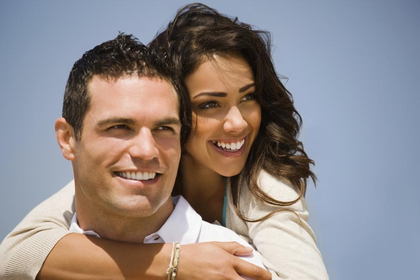
%> input picture src/task1/data/1.png, 420 x 280 px, shrunk from 1024 x 682 before the run; its folder holds only this picture in this run
$ octave task1_main.m   (GNU Octave 9; MATLAB toolbox functions it lacks are replaced by stand-ins)
%> lines starting %> are read from the running program, lines starting %| are printed output that depends on the picture; in (x1, y1, x2, y2) boxes, pixels count from 0 and x2, y2 are one past the last pixel; in counts of white or black regions, pixels touching at a corner belong together; the program's own positions count from 1
%> further down, RGBOriginal is the input picture: size 280x420x3 uint8; mean R, G, B 145.3, 137.2, 137.2
### src/task1/task1.m
function [BBx, NBB, TP, FP, FN] = task1(RGBOriginal, GT)
%> called with GT = [200 520 210 442; 134 430 452 640]

ShowPlots = 0;

if ShowPlots == 1
    figure;

    subplot(3, 4, 1), imshow(RGBOriginal, 'InitialMagnification', 'fit'), title('Original');
end

%% Fase 1 - Pre processing (Gaussian filter)

RGB = imgaussfilt(RGBOriginal, 5);
Gray = rgb2gray(RGB);

if ShowPlots == 1
    subplot(3, 4, 2), imshow(RGB, 'InitialMagnification', 'fit'), title('Gaussian filter');
end

%Isolate R.
R = RGB(:,:,1);
%Isolate G.
G = RGB(:,:,2);
%Isolate B.
B = RGB(:,:,3);
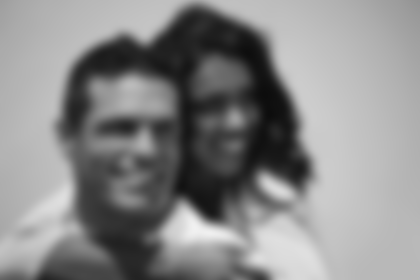
%> B: size 280x420 uint8; min 13, max 241, mean 137.2

%% Color Balance

K = (mean(R(:)) + mean(G(:)) + mean(B(:))) / 3;
%> K = 139.9

r = R * (K / mean(R(:))) ;
g = G * (K / mean(G(:))) ;
b = B * (K / mean(B(:))) ;

RGBNormal = cat(3, r, g, b);

if ShowPlots == 1
    subplot(3, 4, 3), imshow(RGBNormal, [], 'InitialMagnification', 'fit'), title('Compensation');
end

%% Remove Trash

I = RGBNormal;
N = 7;

[L,Centers] = imsegkmeans(I, N);
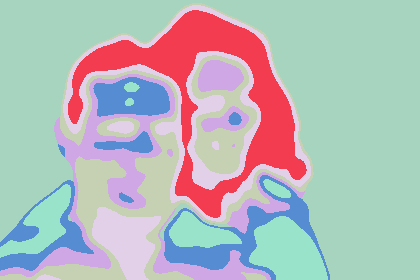
%> L: size 280x420 uint8; 7 distinct labels, from 1 to 7; one colour per label, 0 black
%> Centers = [140 163 188; 52 43 33; 179 144 113; 142 110 80; 99 78 58; 217 221 212; 202 183 162]

KOut = zeros(size(R));

for i = 1 : N
    Reg = (L == i);
    Avg = mean(Centers(i, :));

    if Avg < 80 || Avg > 215
        KOut = KOut | Reg;
    end
end
%> this loop made 7 passes
%> Avg on passes 1 to 7: 163.7, 42.67, 145.3, 110.7, 78.33, 216.7, 182.3
%> pass 1, in task1, `Reg = (L == i);`:
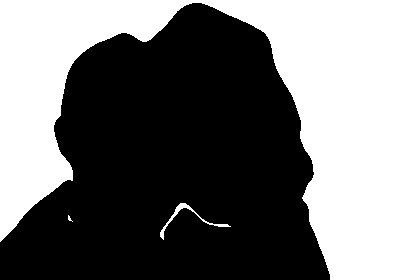
%> Reg: size 280x420 logical; 45.8% white; 3 white regions (1 under 20 px), largest, box (x1, y1, x2, y2) and area: (0, 0, 420, 280) 53564, (160, 203, 231, 240) 263
%> after the loop:
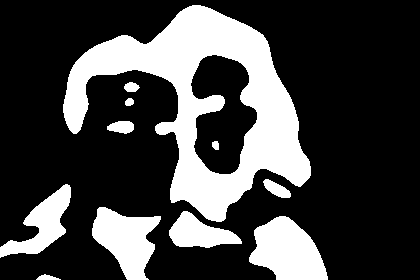
%> KOut: size 280x420 logical; 26.3% white; 11 white regions, largest, box (x1, y1, x2, y2) and area: (63, 5, 311, 222) 20048, (249, 216, 328, 280) 3412, (92, 207, 161, 280) 2953

if ShowPlots == 1
    subplot(3, 4, 4), imshow(KOut, [], 'InitialMagnification', 'fit'), title('Trash');
end

R2 = I(:,:,1);
G2 = I(:,:,2);
B2 = I(:,:,3);

R2(KOut==1) = 0;
G2(KOut==1) = 0;
B2(KOut==1) = 0;

RGBNormal = cat(3, R2, G2, B2);

if ShowPlots == 1
    subplot(3, 4, 5), imshow(RGBNormal, [], 'InitialMagnification', 'fit'), title('Trash Removed');
end


%% Fase 2 - Detect skin tone

%% YCbCr

ImgYCbCr = rgb2ycbcr(RGBNormal);
%> ImgYCbCr: size 280x420x3 uint8; mean of channels 1, 2, 3 113.7, 130, 126.6

%Isolate Y.
Y = ImgYCbCr(:,:,1);
%Isolate Cb.
Cb = ImgYCbCr(:,:,2);
%Isolate Cr.
Cr = ImgYCbCr(:,:,3);
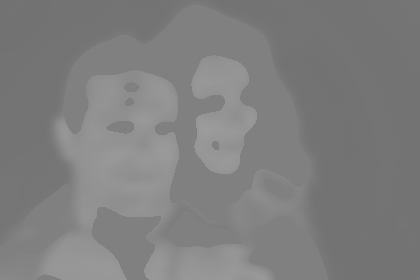
%> Cr: size 280x420 uint8; min 114, max 156, mean 126.6


%% Thresholds

I = RGBNormal;
R2 = I(:,:,1);
G2 = I(:,:,2);
B2 = I(:,:,3);

MaskRGB = (R2 > 95) & (G2 > 40) & (B2 > 20) & ((max(max(R2,G2), B2) - min(min(R2,G2), B2)) > 10) & (imabsdiff(R2, G2) > 10) & ((R2 > G2) & (R2 > B2));
%> MaskRGB: size 280x420 logical; 23.1% white; 5 white regions (2 under 20 px), largest, box (x1, y1, x2, y2) and area: (0, 70, 274, 280) 20989, (191, 55, 257, 174) 5097, (234, 169, 291, 223) 1074
MaskRGB2 = (R2 > 190) & (G2 > 190) & (B2 > 170) & (imabsdiff(R2,G2) <= 35);
%> MaskRGB2: size 280x420 logical; 1.7% white; 19 white regions (10 under 20 px), largest, box (x1, y1, x2, y2) and area: (0, 185, 76, 265) 516, (118, 80, 145, 110) 428, (247, 214, 313, 280) 337

MaskSkin = (MaskRGB | MaskRGB2);
%> MaskSkin: size 280x420 logical; 24.2% white; 18 white regions (12 under 20 px), largest, box (x1, y1, x2, y2) and area: (0, 70, 313, 280) 21812, (191, 55, 257, 174) 5097, (234, 169, 294, 223) 1196, (0, 223, 39, 247) 268, (297, 206, 303, 215) 40, (253, 211, 258, 217) 25

if ShowPlots == 1

    subplot(3, 4, 6), imshow(MaskRGB | MaskRGB2), title('MaskRGB | MaskRGB2');
    subplot(3, 4, 7), imshow(MaskSkin), title('MaskSkin');


    R2 = RGBOriginal(:,:,1);
    G2 = RGBOriginal(:,:,2);
    B2 = RGBOriginal(:,:,3);

    R2(MaskSkin==0) = 0;
    G2(MaskSkin==0) = 0;
    B2(MaskSkin==0) = 0;
    Pele = cat(3, R2, G2, B2);

    subplot(3, 4, 8), imshow(Pele, [], 'InitialMagnification', 'fit'), title('Pele');
end

MaskSkin = imclose(MaskSkin, strel('disk', 12));
%> MaskSkin: size 280x420 logical; 29.4% white; 5 white regions (4 under 20 px), largest, box (x1, y1, x2, y2) and area: (0, 55, 313, 280) 34587
MaskSkin = imfill(MaskSkin, 'holes');
%> MaskSkin: size 280x420 logical; 34.3% white; 2 white regions (1 under 20 px), largest, box (x1, y1, x2, y2) and area: (0, 55, 313, 280) 40332
MaskSkin = purgesmallregions(MaskSkin, 0.4);

if ShowPlots == 1
    subplot(3, 4, 9), imshow(MaskSkin, []), title('Close+Fill+Purge');
end

%% Fase 3 - Iterative method


ImgRGB_BB = RGBOriginal;

Mask = MaskSkin;

GT_Len = size(GT,1);
GT_BW = zeros([GT_Len, size(Y)]);

for k = 1 : size(GT, 1)
    BB = GT(k,:);

    Xstart = min([BB(1), BB(2)]);
    Xend = max([BB(1), BB(2)]);

    Ystart = min([BB(3), BB(4)]);
    Yend = max([BB(3), BB(4)]);

    for x = Xstart : Xend
        for y = Ystart : Yend
            GT_BW(k, x, y) = 1;
        end
    end
end

TP = 0;
FP = 0;
FN = zeros(GT_Len);

maxArea = 0;

BBx = zeros([size(Mask), 1]);
NBB = 0;

for i = 0 : 8
    if ShowPlots == 1
        fprintf("Iteration %d\n", i+1);
        subplot(2, 5, i + 1), imshow(Mask,[], 'InitialMagnification', 'fit'), title('Mask - Extract faces');
    end

    [BB1, NFaces, Mask, new_maxArea] = extractfaces(Mask, maxArea);
    maxArea = new_maxArea;

    for j = 1 : NFaces
        Face = BB1(:,:,j);

        BBx(:,:,NBB + 1) = Face;
        NBB = NBB + 1;

        Aux = cat(3, uint8(Face) * 255, zeros(size(Face)), zeros(size(Face)));
        ImgRGB_BB = imadd(ImgRGB_BB, Aux);

        JMax = -1;
        JMaxI = 0;

        for k = 1 : GT_Len
            JN = jaccard(Face, squeeze(GT_BW(k,:,:)));

            if JN > JMax
                JMax = JN;
                JMaxI = k;
            end
        end

        FN(JMaxI) = 1;

        if JMax >= 0.3
            TP = TP + 1;
        else
            FP = FP + 1;
        end
    end

    Test = Y;
    Test(~Mask) = 0;

    EdgeBig = edge(Test, 'Canny', [], 10);
    Edge = imclose(EdgeBig, strel('disk', 30));
    Edge = imfill(Edge, 'holes');

    Mask = Mask & Edge;

    Test = Y;
    Test(~Mask) = 0;

    EdgeSmall = edge(Test, 'Canny', []);
    Edge = imclose(EdgeSmall, strel('disk', 3));

    Mask = Mask & ~Edge;

    Mask = imfill(Mask, 'holes');
    Mask = imerode(Mask, strel('disk', 2));

    Mask = purgesmallregions(Mask, 0.75);

    if ShowPlots == 1
        fprintf("\n");
    end

end

if ShowPlots == 1
     subplot(3, 4, 10), imshow(ImgRGB_BB, 'InitialMagnification', 'fit'), title('Face');
end

FN = length(FN) - nnz(FN);
end

### src/task1/purgesmallregions.m
function Out = purgesmallregions(BW, Thresh)
%> called with Thresh = 0.4
    [Reg, N] = bwlabel(BW);
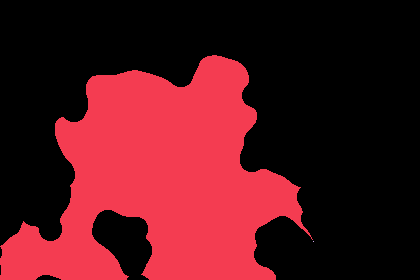
%> Reg: size 280x420 double; 3 distinct labels, from 0 to 2; one colour per label, 0 black
%> N = 2
    Area = zeros(N,1);

    for i = 1:N
       Area(i) = nnz(Reg == i);
    end
%> this loop made 2 passes
%> after the loop, Area = [40332; 1]

    RegAvg = mean(Area(:));
%> RegAvg = 20166.5
    Out = zeros(size(BW));

    for i = 1:N
       if Area(i) >= RegAvg * Thresh
           Zone = (Reg == i);
           Out = Out | Zone;
       end
    end
end

### src/task1/extractfaces.m
function [BBx, NBB, New_BW, new_maxArea] = extractfaces(BW, maxArea)
    Debug = 0;
    TP_info = 0;

    new_maxArea = maxArea;

    Size = size(BW);
    BBx = zeros([Size, 1]);
    NBB = size(BBx, 3) - 1;

    New_BW = BW;

    [L, N] = bwlabel(BW);

    for k = 1 : N
        Reg = (L == k);

        props = regionprops(Reg, 'BoundingBox', 'FilledImage', 'ConvexImage', 'Area', 'Solidity', 'Circularity', 'Centroid');
        BB = props.BoundingBox;
        C = props.Centroid;

        Round = props.Circularity > 0.7;

        if Debug == 1
            fprintf('Region %d:\n', k, props.Circularity);
        end

        NullThickness = 0.01;
        if (C(1) < NullThickness*Size(1) || C(1) > (1 - NullThickness)*Size(1))
            if Debug == 1
                fprintf('Object failed: Outside valid region\n');
            end

            continue
        end

        if (C(2) < NullThickness*Size(2) || C(2) > (1 - NullThickness)*Size(2))
            if Debug == 1
                fprintf('Object failed: Outside valid region\n');
            end

            continue
        end

        if (props.Solidity < 0.6 || props.Solidity > 0.96)
            if Debug == 1
                fprintf('Object failed Solidity -> %f\n', props.Solidity);
            end

            continue;
        end

         Rectangularity = props.Area / (BB(3)*BB(4));

         if (~Round && (Rectangularity < 0.5 || Rectangularity > 0.77))
            if Debug == 1
                fprintf('Object failed Rectangularity -> %f\n', Rectangularity);
            end

            continue;
        end

        if (props.Area < 5100 || props.Area > 365000)
            if Debug == 1
                fprintf('Object failed Area -> %f\n', props.Area);
            end

            if (props.Area < 5000)
                New_BW = imabsdiff(New_BW, Reg);
            end

            continue;
        end

        WHRatio = BB(3) / BB(4);

        if (WHRatio < 0.45 || WHRatio > 1.2)
            if Debug == 1
                fprintf('Object failed Width to Height Ratio -> %f\n', WHRatio);
            end

            continue;
        end

        filled = regionprops(props.FilledImage, 'Eccentricity', 'MajorAxisLength', 'MinorAxisLength');
        convex = regionprops(props.ConvexImage, 'Eccentricity', 'Orientation');

        o = abs(convex.Orientation);
        if (~Round && o <= 15)
            if Debug == 1
                fprintf('Object failed Orientation -> %f\n', convex.Orientation);
            end

            continue;
        end

        if (~Round && (filled.Eccentricity <= 0.6 || filled.Eccentricity >= 0.92))
            if Debug == 1
                fprintf('Object failed Eccentricity -> %f\n', filled.Eccentricity);
            end

            continue;
        end

        if (~Round && (abs(filled.Eccentricity - convex.Eccentricity) > 0.1))
            if Debug == 1
                fprintf('Object failed absolute Eccentricity -> %f\n', abs(filled.Eccentricity - convex.Eccentricity));
            end

            continue;
        end

        if maxArea > 4 * props.Area
             if Debug == 1
                fprintf('Object failed Relative Area -> %f > 4* %f\n', maxArea, props.Area);
             end

            New_BW = imabsdiff(New_BW, Reg);

            continue;

        end

        if TP_info == 1
            fprintf('Object has Orientation = %f, Eccentricity = %f, Convex.Eccentricity = %f, WHRatio = %f, Area = %f\n', convex.Orientation, filled.Eccentricity, convex.Eccentricity, WHRatio, props.Area);
            fprintf('Object has Solidity = %f, Rectangularity = %f\n', props.Solidity, Rectangularity);
        end

        BB_BW = zeros(size(L));

        for x = 1 : floor(BB(3))
            for y = 1 : floor(BB(4))

                BB_BW(floor(BB(2)) + y, floor(BB(1)) + x) = 1;
            end
        end

        New_BW = New_BW & ~(Reg & BB_BW);

        BBx(:,:,NBB + 1) = BB_BW;
        NBB = NBB + 1;

        new_maxArea = max([nnz(Reg), maxArea]);


    end

end

### src/task1/task1_main.m
close all;
clear;

GT_Store = load('data/ground_truth.mat');
GT_Array = GT_Store.ground_truth_store;

True_P = 0;
False_P = 0;
False_N = 0;

Easy = 1:20;
Hard = 21:30;
Medium = 31:50;
All = 1:50;

for ImageIndex = All

RGBOriginal = imread(sprintf('data/%d.png', ImageIndex));
GT = GT_Array(ImageIndex).ground_truth;

[BBx, NBB, TP, FP, FN] = task1(RGBOriginal, GT);
%> the loop in task1, `for i = 0 : 8` made 9 passes
%> (new_maxArea, NFaces, maxArea) on pass 9: (6128, 1, 6128)
%> pass 1, in task1, `Edge = imclose(EdgeBig, strel('disk', 30));`:
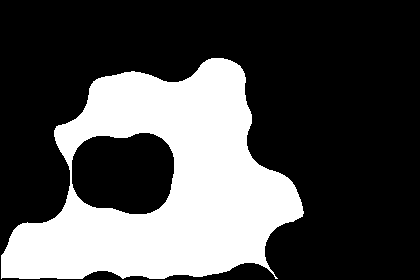
%> Edge: size 280x420 logical; 30.8% white; 1 white region, box (x1, y1, x2, y2) and area: (1, 58, 304, 279) 36255
%> the run ends on the next line
